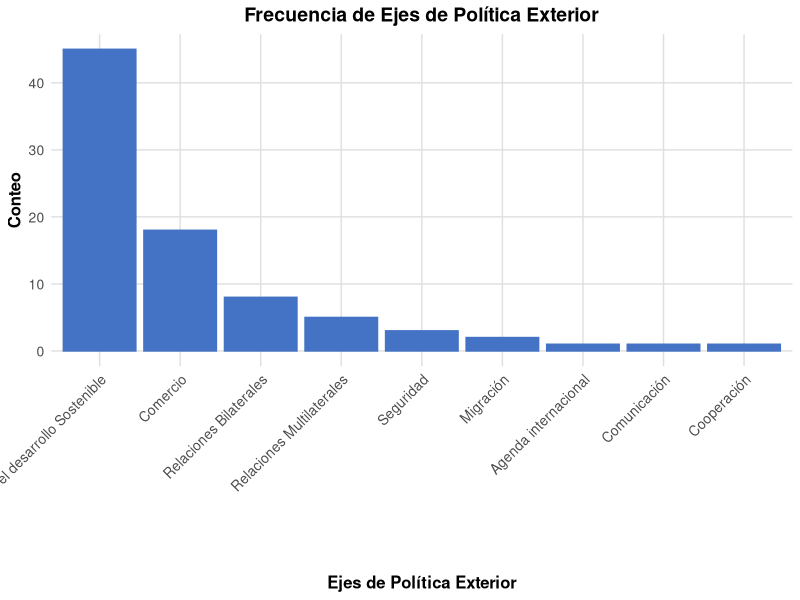
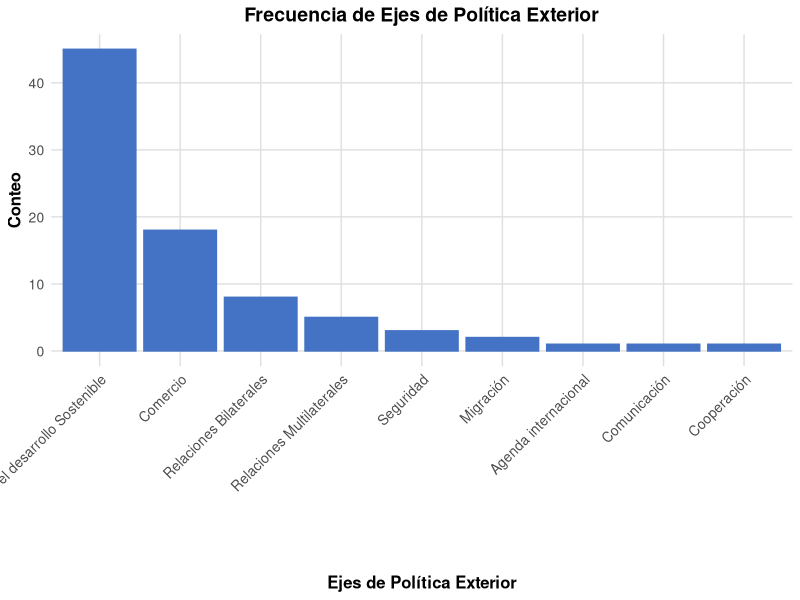

Recreate these plots in R, in order.
# Script: Gráfico de Barras - Frecuencia de Ejes de Política Exterior
# Este script genera un gráfico de barras similar al de Indicadores Constitucionales
# utilizando datos sobre los ejes de la política exterior

# Instalar paquetes necesarios (ejecutar solo la primera vez)
# install.packages("ggplot2")
# install.packages("dplyr")

# Cargar librerías
library(ggplot2)
library(dplyr)

# Crear datos de Ejes de Política Exterior
ejes_datos <- data.frame(
  Eje = c(
    "Cooperación para el desarrollo Sostenible",
    "Comercio",
    "Relaciones Bilaterales",
    "Relaciones Multilaterales",
    "Seguridad",
    "Migración",
    "Comunicación",
    "Agenda internacional",
    "Cooperación"
  ),
  Conteo = c(45, 18, 8, 5, 3, 2, 1, 1, 1)  # Valores aproximados similares al gráfico original
)

# Ordenar los datos de mayor a menor
ejes_datos <- ejes_datos %>%
  arrange(desc(Conteo))

# Crear el gráfico de barras
grafico <- ggplot(ejes_datos, aes(x = reorder(Eje, -Conteo), y = Conteo)) +
  geom_bar(stat = "identity", fill = "#4472C4", color = "#4472C4") +
  labs(
    title = "Frecuencia de Ejes de Política Exterior",
    x = "Ejes de Política Exterior",
    y = "Conteo"
  ) +
  theme_minimal() +
  theme(
    axis.text.x = element_text(angle = 45, hjust = 1, vjust = 1, size = 10),
    axis.text.y = element_text(size = 10),
    axis.title.x = element_text(size = 12, face = "bold"),
    axis.title.y = element_text(size = 12, face = "bold"),
    plot.title = element_text(size = 14, face = "bold", hjust = 0.5),
    panel.grid.major = element_line(color = "#E0E0E0"),
    panel.grid.minor = element_blank()
  )

# Mostrar el gráfico
print(grafico)

# Guardar el gráfico como archivo PNG (opcional)
ggsave("grafico_ejes_politica_exterior.png", plot = grafico, width = 12, height = 6, dpi = 300)

# Mostrar resumen de datos
print("Resumen de los datos:")
print(ejes_datos)
print(paste("Total de registros:", sum(ejes_datos$Conteo)))
